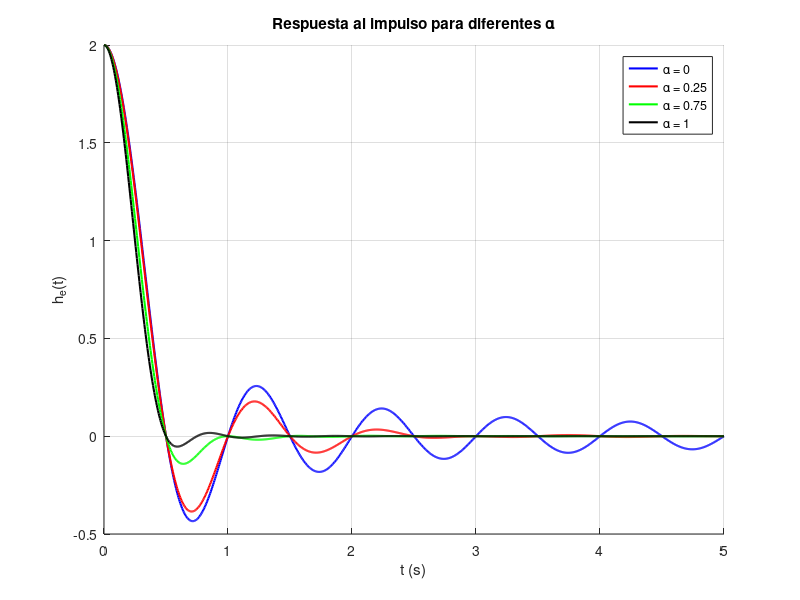
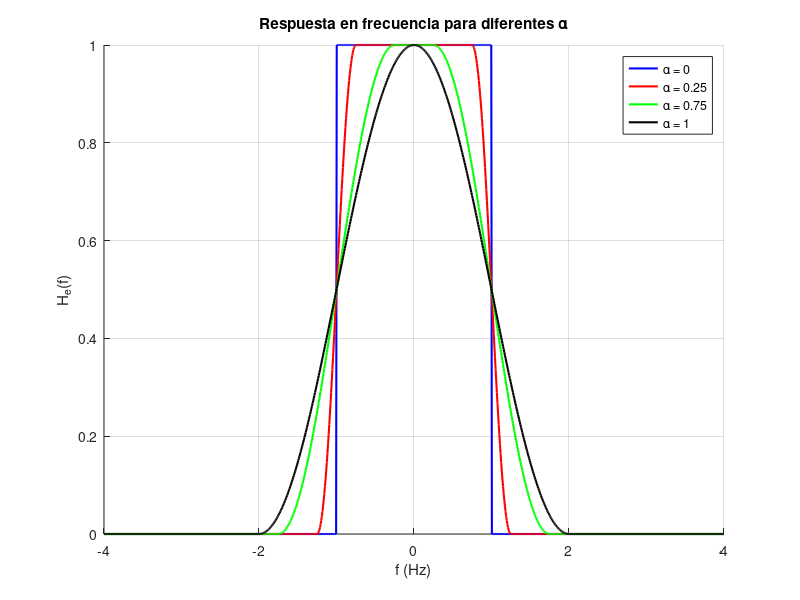

Write the MATLAB code that produced these figures, in order.
clear; clc;

% Parámetros generales
f0 = 1;             % Frecuencia de banda base (Hz)
alphas = [0, 0.25, 0.75, 1];   

% Tiempo para respuesta al impulso 
t = linspace(0, 5/f0, 1000);     

% Gráfica de la respuesta al impulso en un solo gráfico
figure;
hold on;
colors = ['b', 'r', 'g', 'k']; 

for i = 1:length(alphas)
    alpha = alphas(i);
    fDelta = alpha * f0;

    sinc_term = sinc(2*f0*t); 
    denom = 1 - (4*fDelta*t).^2;
    denom(denom==0) = eps; 

    % Respuesta al impulso
    he_t = 2*f0 .* sinc_term .* cos(2*pi*fDelta*t) ./ denom;

    plot(t, he_t, 'LineWidth', 1.5, 'Color', colors(i));
end

title('Respuesta al impulso para diferentes \alpha');
xlabel('t (s)');
ylabel('h_e(t)');
legend('\alpha = 0', '\alpha = 0.25', '\alpha = 0.75', '\alpha = 1');
grid on;
hold off;

% Frecuencia para respuesta en frecuencia
f = linspace(-2*f0*(1+1), 2*f0*(1+1), 1000); % desde -2B hasta 2B

% Gráfica de la respuesta en frecuencia en un solo gráfico
figure;
hold on;

for i = 1:length(alphas)
    alpha = alphas(i);
    f1 = f0 * (1 - alpha);   % Límite inferior de transición
    f2 = f0 * (1 + alpha);   % Límite superior de transición

    He_f = zeros(size(f));
    abs_f = abs(f);

    % Construcción de la respuesta en frecuencia
    for k = 1:length(f)
        if abs_f(k) <= f1
            He_f(k) = 1;
        elseif abs_f(k) > f1 && abs_f(k) <= f2
            He_f(k) = 0.5 * (1 + cos(pi * (abs_f(k) - f1) / (2 * alpha * f0)));
        else
            He_f(k) = 0;
        end
    end

    plot(f, He_f, 'LineWidth', 1.5, 'Color', colors(i));
end

title('Respuesta en frecuencia para diferentes \alpha');
xlabel('f (Hz)');
ylabel('H_e(f)');
legend('\alpha = 0', '\alpha = 0.25', '\alpha = 0.75', '\alpha = 1');
grid on;
hold off;
